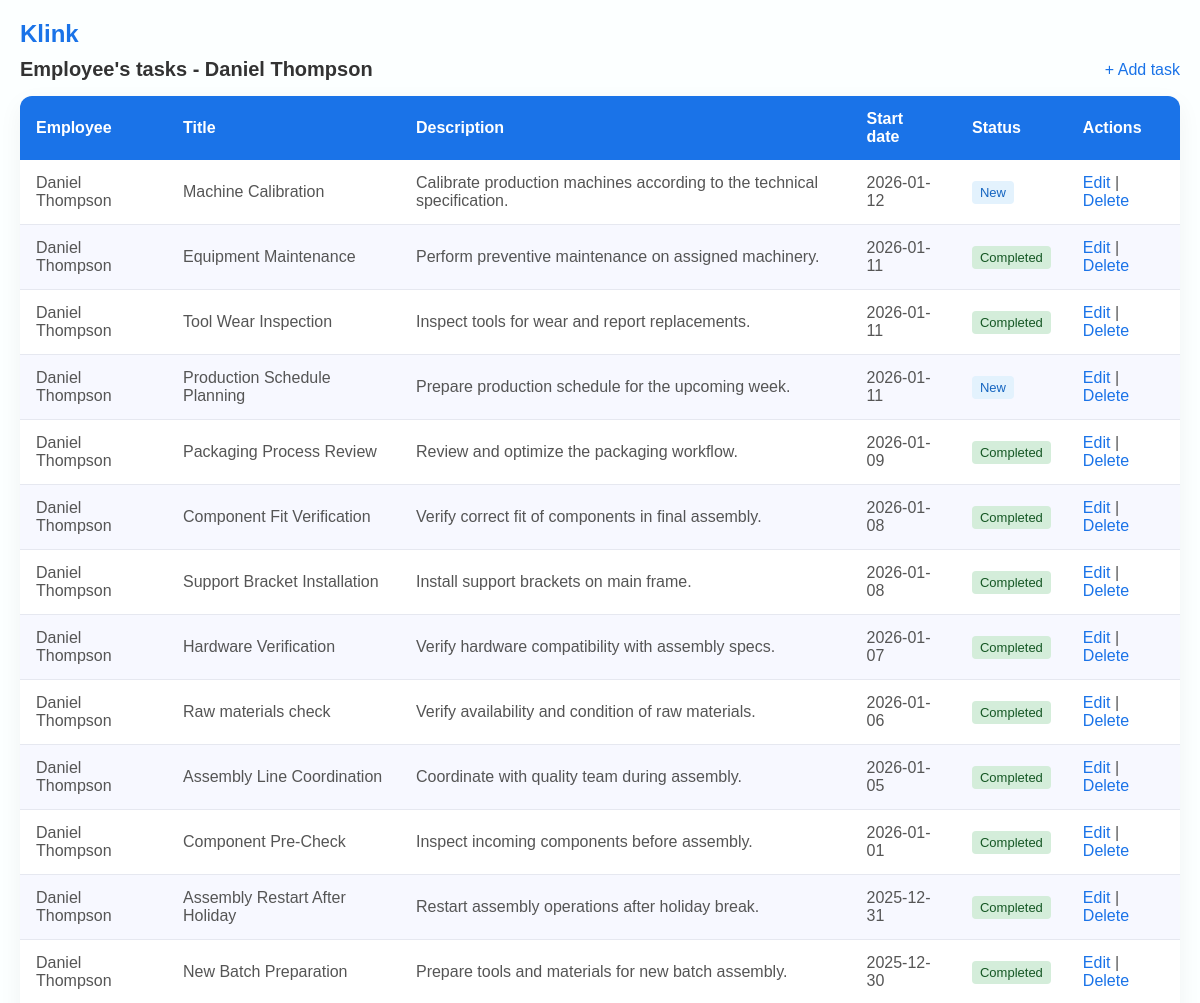
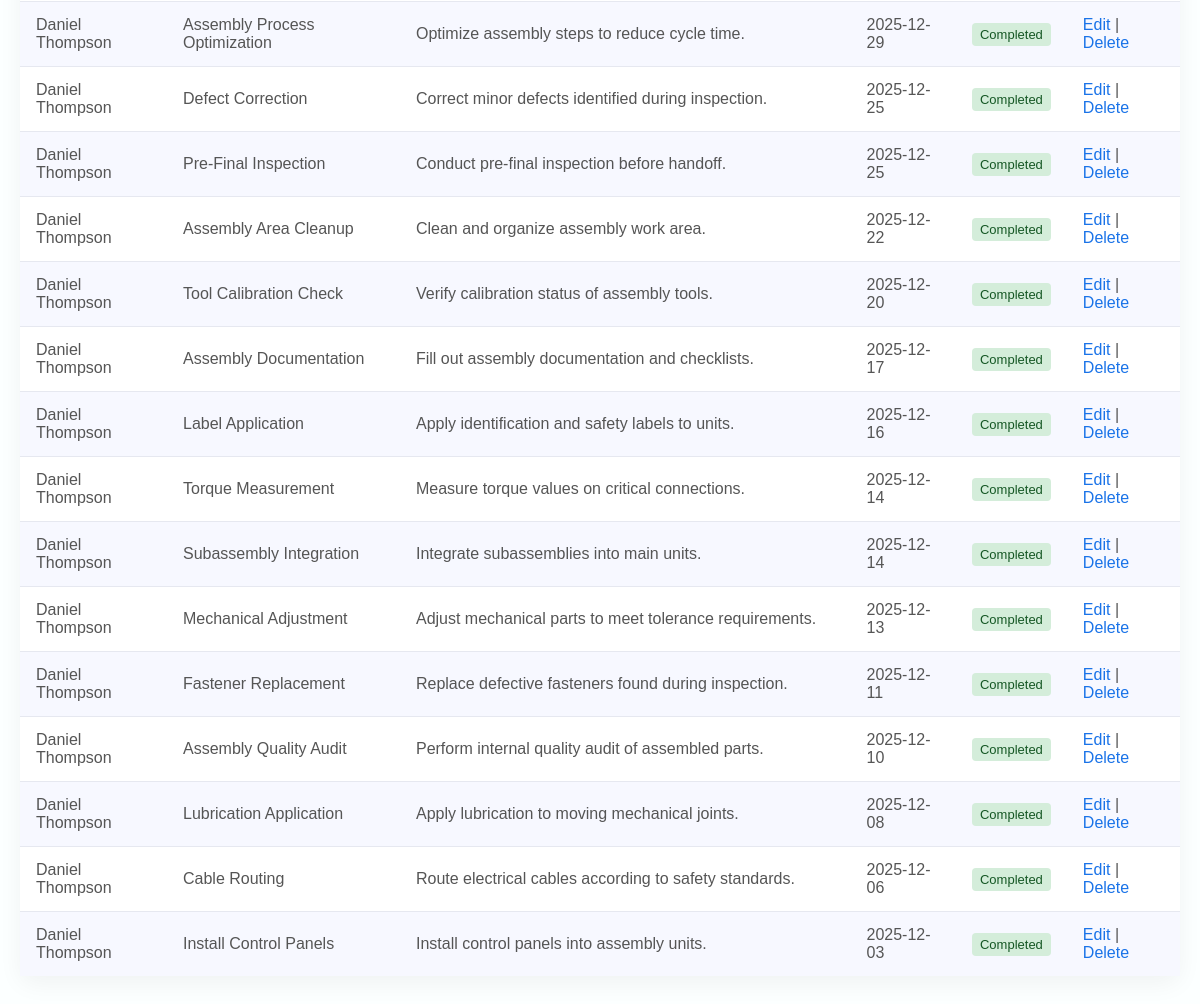
The page /tasks.php?user_id=4 (signed in) on the database its author committed (2 pictures, top to bottom).
### tables this page shows
CREATE TABLE `users` (
  `id` int NOT NULL AUTO_INCREMENT,
  `username` varchar(50) NOT NULL,
  `password` varchar(255) NOT NULL,
  `full_name` varchar(255) DEFAULT NULL,
  `department` varchar(100) DEFAULT NULL,
  `role` enum('admin','employee') NOT NULL,
  PRIMARY KEY (`id`),
  UNIQUE KEY `username` (`username`)
);

CREATE TABLE `tasks` (
  `id` int NOT NULL AUTO_INCREMENT,
  `title` varchar(255) NOT NULL,
  `description` text,
  `start_date` date DEFAULT NULL,
  `status` enum('New','In Progress','Completed') NOT NULL,
  `user_id` int NOT NULL,
  PRIMARY KEY (`id`),
  KEY `user_id` (`user_id`),
  CONSTRAINT `tasks_ibfk_1` FOREIGN KEY (`user_id`) REFERENCES `users` (`id`) ON DELETE CASCADE
);

### public/helpers/security.php (called while the page is built)
<?php
    function e($value) : string {
        return htmlspecialchars((string)$value, ENT_QUOTES | ENT_SUBSTITUTE, 'UTF-8');
    }
?>

### public/tasks.php (the view, shortened to what this page needs)
<?php
    require __DIR__ . "/config/db.php";
    $userID = (int)$_SESSION['user_id'];
    $role = $_SESSION['role'];
    $viewUserID = $userID;
    $title = "My tasks";
    if (isset($_GET['user_id']) && $_GET['user_id'] !== $userID) {
        $viewUserID = (int)$_GET['user_id'];
    } elseif ($role === 'admin') {
        $title = 'All tasks';
    }
    if ($viewUserID !== $userID) {
        $nameQuery = "select full_name from users where id = $viewUserID";
        $nameResult = mysqli_query($conn, $nameQuery);
        if ($nameResult && mysqli_num_rows($nameResult) > 0) {
            $user = mysqli_fetch_assoc($nameResult);
            $employeeName = $user['full_name'];
            $title = "Employee's tasks - " . e($employeeName);
        }
    }
    if ($role === 'employee' && $viewUserID === $userID) {
        $sql = "select t.*, u.full_name
            from tasks t
            join users u on u.id = t.user_id
            where t.user_id = $userID
            order by t.start_date desc";
    } elseif ($viewUserID !== $userID) {
        $sql = "select t.*, u.full_name
            from tasks t
            join users u on u.id = t.user_id
            where t.user_id = $viewUserID
            order by t.start_date desc";
    } else {
        $sql = "select t.*, u.full_name
            from tasks t
            join users u on u.id = t.user_id
            order by t.start_date desc";
    }
    $result = mysqli_query($conn, $sql);
?>
<!DOCTYPE html>
<html lang="en">
<head>
    <link rel="stylesheet" href="/style.css">
</head>
<body>
    <h1 id="logo"><a href="dashboard.php">Klink</a></h1>
    <div class="subbar">
        <h2><?= e($title) ?></h2>
        <?php if ($role === 'admin' && $viewUserID !== $userID): ?>
            <a href="tasks/add.php<?= $viewUserID ? '?user_id=' . $viewUserID : '' ?>">+ Add task</a>
        <?php elseif(($viewUserID === $userID && $role === 'employee') || $role === 'admin'): ?>
            <a href="tasks/add.php">+ Add task</a>
        <?php endif; ?>
    </div>
    <?php if(mysqli_num_rows($result) === 0): ?>
        <p class="empty-message">There is no tasks yet.</p>
    <?php else: ?>
        <div class="table-wrapper">
            <table>
                <thead>
                    <tr>
                        <?php if ($role === 'admin'): ?>
                            <th>Employee</th>
                        <?php endif; ?>
                        <th>Title</th>
                        <th>Description</th>
                        <th>Start date</th>
                        <th>Status</th>
                        <?php if ($role === 'admin' || $userID === $viewUserID): ?>
                            <th>Actions</th>
                        <?php endif; ?>
                    </tr>
                </thead>
                <tbody>
                    <?php while($task = mysqli_fetch_assoc($result)): ?>
                    <tr>
                        <?php if ($role === 'admin'): ?>
                            <td><?= e($task['full_name']) ?></td>
                        <?php endif; ?>
                        <td><?= e($task['title']) ?></td>
                        <td><?= e($task['description']) ?></td>
                        <td><?= e($task['start_date']) ?></td>
                        <td><span class="status status-<?= strtolower(str_replace(' ', '-', $task['status'])) ?>"><?= e($task['status']) ?></span></td>
                        <?php if ($role === 'admin' || $userID === $viewUserID): ?>
                            <td>
                                <a href="tasks/edit.php?id=<?= $task['id'] ?>">Edit</a> |
                                <form method="post" action="tasks/delete.php" style="display: inline">
                                    <input type="submit" value="Delete" onclick="return confirm('Delete task?')">
                                </form>
                            </td>
                        <?php endif; ?>
                    </tr>
                    <?php endwhile; ?>
                </tbody>
            </table>
        </div>
    <?php endif; ?>
</body>
</html>

### public/style.css (style rules this page uses)
* { margin: 0; padding: 0; box-sizing: border-box; scrollbar-width: thin; scrollbar-color: #dcdff0 transparent; }
body { font-family: Arial, Helvetica, sans-serif; background-color: #fcffff; color: #333; padding: 20px; }
h1 { margin-bottom: 10px; font-size: 22px; }
h2 { margin-bottom: 10px; font-size: 20px; }
a { color: #1a73e8; text-decoration: none; margin-top: 10px; }
input[type="submit"] { font-size: 16px; border: none; color: #1a73e8; background-color: transparent; cursor: pointer; }
.table-wrapper { background: #ffffff; border-radius: 12px; box-shadow: 0 8px 24px rgba(0, 0, 0, 0.05); margin-top: 10px; margin-bottom: 20px; }
table { width: 100%; border-collapse: collapse; border-spacing: 0; overflow-x: auto; font-size: 16px; }
thead th { background: #1a73e8; color: #ffffff; text-align: left; padding: 14px 16px; font-weight: 600; }
thead th:first-child { border-top-left-radius: 12px; }
thead th:last-child { border-top-right-radius: 12px; }
tbody tr { background: #ffffff; transition: background-color 0.25s ease, transform 0.15s ease; }
tbody tr:nth-child(even) { background: #f7f8ff; }
td { padding: 14px 16px; color: #555; border-bottom: 1px solid #e6e8f0; }
tbody tr:last-child td { border-bottom: none; }
::placeholder { color: #999; }
.navbar, .subbar { display: flex; justify-content: space-between; align-items: center; flex-wrap: wrap; }
.subbar { margin-bottom: 15px; }
.subbar h2, .subbar a { margin: 0; }
#logo { font-size: 24px; color: #1a73e8; margin-bottom: 10px; }
.status { padding: 4px 8px; border-radius: 4px; font-size: 13px; }
.status-new { background-color: #e3f2fd; color: #1565c0; }
.status-completed { background-color: #d4edda; color: #155724; }

### rows shown on the page
users: full_name "Employee's tasks - Daniel Thompson"
tasks: user.full_name "Daniel Thompson", title "Machine Calibration", description "Calibrate production machines according to the technical specification.", start_date "2026-01-12", status "New"
tasks: user.full_name "Daniel Thompson", title "Equipment Maintenance", description "Perform preventive maintenance on assigned machinery.", start_date "2026-01-11", status "Completed"
tasks: user.full_name "Daniel Thompson", title "Tool Wear Inspection", description "Inspect tools for wear and report replacements.", start_date "2026-01-11", status "Completed"
tasks: user.full_name "Daniel Thompson", title "Production Schedule Planning", description "Prepare production schedule for the upcoming week.", start_date "2026-01-11", status "New"
tasks: user.full_name "Daniel Thompson", title "Packaging Process Review", description "Review and optimize the packaging workflow.", start_date "2026-01-09", status "Completed"
tasks: user.full_name "Daniel Thompson", title "Component Fit Verification", description "Verify correct fit of components in final assembly.", start_date "2026-01-08", status "Completed"
tasks: user.full_name "Daniel Thompson", title "Support Bracket Installation", description "Install support brackets on main frame.", start_date "2026-01-08", status "Completed"
tasks: user.full_name "Daniel Thompson", title "Hardware Verification", description "Verify hardware compatibility with assembly specs.", start_date "2026-01-07", status "Completed"
tasks: user.full_name "Daniel Thompson", title "Raw materials check", description "Verify availability and condition of raw materials.", start_date "2026-01-06", status "Completed"
tasks: user.full_name "Daniel Thompson", title "Assembly Line Coordination", description "Coordinate with quality team during assembly.", start_date "2026-01-05", status "Completed"
tasks: user.full_name "Daniel Thompson", title "Component Pre-Check", description "Inspect incoming components before assembly.", start_date "2026-01-01", status "Completed"
tasks: user.full_name "Daniel Thompson", title "Assembly Restart After Holiday", description "Restart assembly operations after holiday break.", start_date "2025-12-31", status "Completed"
tasks: user.full_name "Daniel Thompson", title "New Batch Preparation", description "Prepare tools and materials for new batch assembly.", start_date "2025-12-30", status "Completed"
tasks: user.full_name "Daniel Thompson", title "Assembly Process Optimization", description "Optimize assembly steps to reduce cycle time.", start_date "2025-12-29", status "Completed"
tasks: user.full_name "Daniel Thompson", title "Defect Correction", description "Correct minor defects identified during inspection.", start_date "2025-12-25", status "Completed"
tasks: user.full_name "Daniel Thompson", title "Pre-Final Inspection", description "Conduct pre-final inspection before handoff.", start_date "2025-12-25", status "Completed"
tasks: user.full_name "Daniel Thompson", title "Assembly Area Cleanup", description "Clean and organize assembly work area.", start_date "2025-12-22", status "Completed"
tasks: user.full_name "Daniel Thompson", title "Tool Calibration Check", description "Verify calibration status of assembly tools.", start_date "2025-12-20", status "Completed"
tasks: user.full_name "Daniel Thompson", title "Assembly Documentation", description "Fill out assembly documentation and checklists.", start_date "2025-12-17", status "Completed"
tasks: user.full_name "Daniel Thompson", title "Label Application", description "Apply identification and safety labels to units.", start_date "2025-12-16", status "Completed"
tasks: user.full_name "Daniel Thompson", title "Torque Measurement", description "Measure torque values on critical connections.", start_date "2025-12-14", status "Completed"
tasks: user.full_name "Daniel Thompson", title "Subassembly Integration", description "Integrate subassemblies into main units.", start_date "2025-12-14", status "Completed"
tasks: user.full_name "Daniel Thompson", title "Mechanical Adjustment", description "Adjust mechanical parts to meet tolerance requirements.", start_date "2025-12-13", status "Completed"
tasks: user.full_name "Daniel Thompson", title "Fastener Replacement", description "Replace defective fasteners found during inspection.", start_date "2025-12-11", status "Completed"
tasks: user.full_name "Daniel Thompson", title "Assembly Quality Audit", description "Perform internal quality audit of assembled parts.", start_date "2025-12-10", status "Completed"
tasks: user.full_name "Daniel Thompson", title "Lubrication Application", description "Apply lubrication to moving mechanical joints.", start_date "2025-12-08", status "Completed"
tasks: user.full_name "Daniel Thompson", title "Cable Routing", description "Route electrical cables according to safety standards.", start_date "2025-12-06", status "Completed"
tasks: user.full_name "Daniel Thompson", title "Install Control Panels", description "Install control panels into assembly units.", start_date "2025-12-03", status "Completed"
